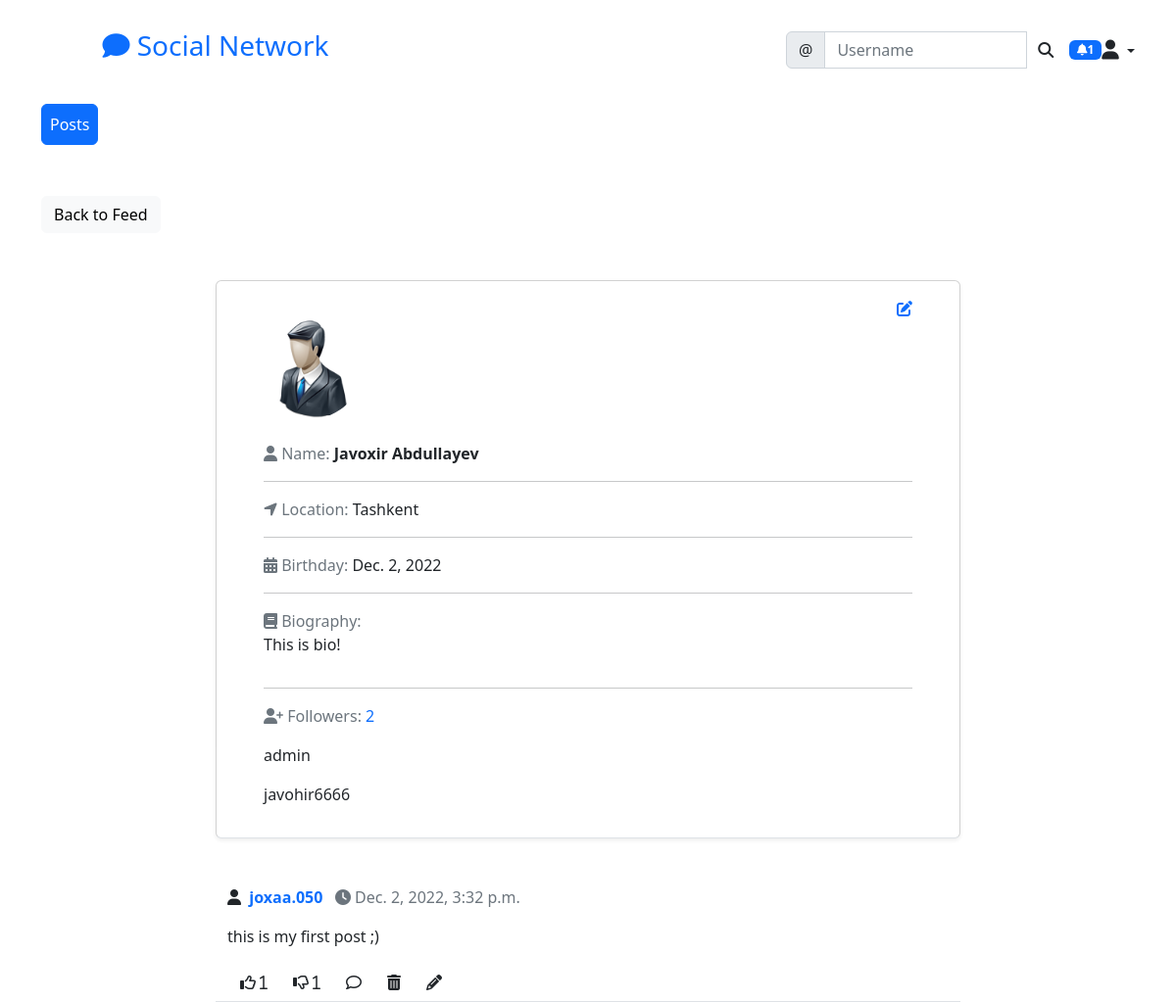
Screenshot of /social/profile/3 (signed in) with the database file from the repository.
### social/models.py (models this page shows)
class UserProfile(models.Model):
    user = models.OneToOneField(User, primary_key=True,verbose_name='user',related_name='profile', on_delete=models.CASCADE)
    name = models.CharField(max_length=30, blank=True, null=True)
    bio = models.TextField(max_length=500, blank=True, null=True)
    birh_date = models.DateField(null=True, blank=True)
    location = models.CharField(max_length=100, blank=True, null=True)
    picture = models.ImageField(upload_to='uploads/profile_pictures', blank=True, default='uploads/profile_pictures/default.png')
    followers = models.ManyToManyField(User, blank=True, related_name='followers')

class Post(models.Model):
    body = models.TextField()
    created_at = models.DateTimeField(auto_now_add=True)
    author = models.ForeignKey(User, on_delete=models.CASCADE)
    like = models.ManyToManyField(User,blank=True, related_name='likes')
    dislikes = models.ManyToManyField(User, blank=True, related_name='dislikes')

### social/views.py (the view)
class ProfileView(View):
    def get(self, request, pk, *args, **kwargs):
        profile = UserProfile.objects.get(pk=pk)
        user = profile.user
        posts = Post.objects.filter(author=user).order_by('-created_at')
        followers = profile.followers.all()
        if len(followers) == 0:
            is_following = False
        for follower in followers:
            if follower == request.user:
                is_following = True
                break
            else:
                is_following = False
        number_of_followers = len(followers)
        context={
            'user': user,
            'profile': profile,
            'posts': posts,
            'followers': followers,
            'number_of_followers': number_of_followers,
            'is_following':is_following
        }
        return render(request, 'social/profile.html', context)

### landing/templatetags/custom_tags.py (called while the page is built)
@register.inclusion_tag('social/show_notifications.html', takes_context=True)
def show_notifications(context):
	request_user = context['request'].user
	notifications = Notification.objects.filter(to_user=request_user).exclude(user_has_seen=True).order_by('-date')
	return {'notifications': notifications}

### social/templates/social/profile.html (shortened to what this page needs)
{% extends 'landing/base.html' %} {% block content %}
<div class="container mt-5">
  <div class="row mt-5">
    <div class="col-md-3 col-sm-6">
      <a href="{% url 'post-list' %}" class="btn btn-light">Back to Feed</a>
    </div>
  </div>
  <div class="row justify-content-center mt-5">
    <div class="card shadow-sm col-md-8 col-sm-12 border-bottom px-5 pt-3">
      {% if request.user == user %}
      <div class="text-end"><a href="{% url 'profile-edit' profile.pk %}"><i class="fas fa-edit"></i></a></div>
      {% endif %}
      {% if profile.picture %}
      <img
        src="{{profile.picture.url }}"
        class="rounded-circle"
        width="100"
        height="100"
        alt="{{profile.name}}"
      />
      {% endif %}
      {% if profile.name %}
      <span class="mt-4 text-muted"><i class="fa fa-user"></i>&nbsp;Name: <span class="text-dark"><b>{{profile.name}}</b></span></span>
      {% endif %}
      <hr>
      {% if profile.location %}
      <span class="text-muted"><i class="fa fa-location-arrow"></i>&nbsp;Location:
        <span class="text-dark">{{profile.location}}
        </span>
      </span>
      {% endif %}
      <hr>
      {% if profile.birh_date %}
      <span class="text-muted"><i class="fa fa-calendar"></i>&nbsp;Birthday:
        <span class="text-dark"> {{profile.birh_date}}</span></span>
      <hr>
      {% endif %} {% if profile.bio %}
      <span class="text-muted"
        ><i class="fa fa-book"></i>&nbsp;Biography:
      </span>
      <p class=" ">{{profile.bio}}</p>
      {% endif %}
      <hr>
      <div class="row d-flex mb-3">
        <a href="{% url 'list-followers' profile.pk %}" class="post-link text-decoration-none mb-3 border-color-black"><span class="text-muted"><i class="fa fa-user-plus"></i>&nbsp;Followers: </span>{{number_of_followers}}</a>
        {% if user == request.user %}
        {% for follower in followers %}<p> {{follower.profile.user.username}} </p>{% endfor %}
        {% endif %}
      </div>
    </div>
  </div>
  {% for post in posts %}
  <div class="row justify-content-center mt-5">
    <div class="col-md-8 col-sm-12 border-bottom">
      <p>
        <i class="fa fa-user"></i>
        &nbsp;<strong
          ><a href="#" class="text-decoration-none">{{post.author}}</a></strong
        >
        <span class="text-muted">
          <i class="fa fa-clock"> </i
          >&nbsp;{{post.created_at}}</span
        >
      </p>
      <p>{{post.body|safe|slice:50}}</p>
      <div class="d-flex flex-row">
        <form method="POST" action="{% url 'like' post.pk %}">
            <button type="submit" class="btn btn-transparent">
                <i class="far fa-thumbs-up">&nbsp;<span>{{post.like.all.count}}</span></i>
            </button>
        </form>
        <form method="POST" action="{% url 'dislike' post.pk %}">
            <button type="submit" class="btn btn-transparent">
                <i class="far fa-thumbs-down">&nbsp;<span>{{post.dislikes.all.count}}</span></i>
            </button>
        </form>
        <a class="btn btn-transparent" href="{% url 'post-detail' post.pk %}"><i class="far fa-comment"></i></a>
        {% if request.user == post.author %}
        <a class="btn btn-transparent" href="{% url 'post-delete' post.pk %}"><i class="fa fa-trash"></i></a>
        <a class="btn btn-transparent" href="{% url 'post-edit' post.pk %}"><i class="fa fa-pencil"></i></a>
        {% endif %}
    </div>
    </div>
  </div>
  {% endfor %}
</div>
{% endblock content %}

### rows the page displays
UserProfile: picture (placeholder picture), name "Javoxir Abdullayev", location "Tashkent", birh_date "Dec. 2, 2022", bio "This is bio!"
Post: author "joxaa.050", created_at "Dec. 2, 2022, 3:32 p.m.", body "this is my first post ;)", like.all.count "1", dislikes.all.count "1"

### other values shown
{{ notifications.count }} "1"
{{ number_of_followers }} "2"
{{ follower.profile.user.username }} "admin"
{{ follower.profile.user.username }} "javohir6666"
